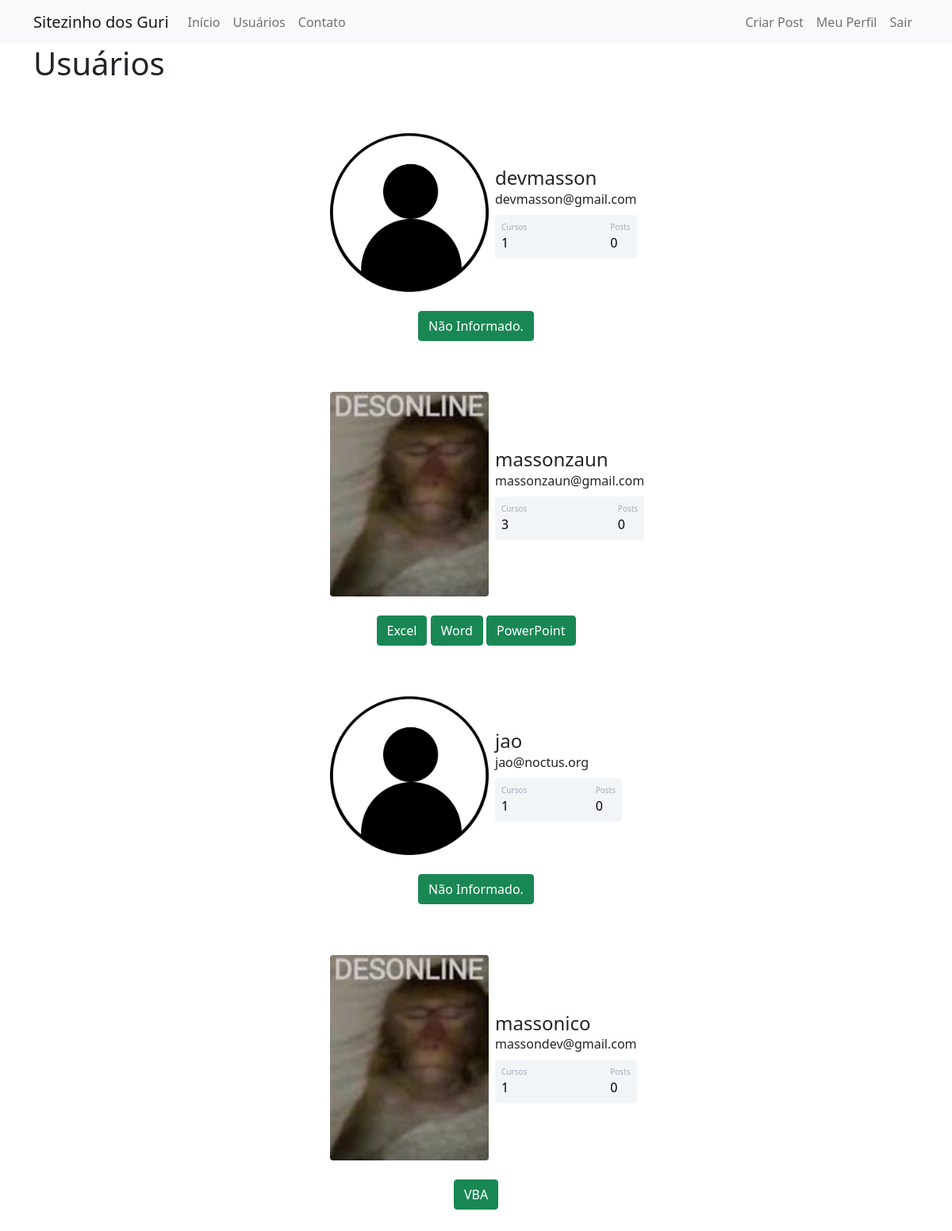
Screenshot of /usuarios (signed in) with the database file from the repository.
### sitedosguri/models.py (models this page shows)
class User(database.Model, UserMixin):
    id = database.Column(database.Integer, primary_key=True)
    username = database.Column(database.String(20), unique=True, nullable=False)
    email = database.Column(database.String(120), unique=True, nullable=False)
    image_file = database.Column(database.String(20), nullable=False, default='default.jpg')
    password = database.Column(database.String(60), nullable=False)
    cursos = database.Column(database.String, nullable=False, default='Não Informado.')
    posts = database.relationship('Post', backref='author', lazy=True)

### sitedosguri/routes.py (the view)
@client.route('/usuarios')
@login_required
def usuarios():
    user_list = User.query.all()
    return render_template('usuarios.html', user_list=user_list)

### sitedosguri/models.py (called while the page is built)
@login_manager.user_loader
def load_user(id_usuario):
    return User.query.get(int(id_usuario))

### sitedosguri/templates/usuarios.html (shortened to what this page needs)
{% extends 'base.html' %}
{% block body %}
        <div class="container">
            <h1>Usuários</h1>
            {% for User in user_list %}
            <div class="container mt-5 d-flex justify-content-center">
                <div class="card p-3">
                    <div class="d-flex align-items-center">
                        <div class="image pe-2"> <img src="{{ url_for('static', filename='profile_photos/{}'.format(User.image_file)) }}" class="rounded" width="200"> </div>
                        <div class="ml-3 w-100">
                            <h4 class="mb-0 mt-0">{{ User.username }}</h4> <span>{{ User.email }}</span>
                            <div class="p-2 mt-2 bg-primary d-flex justify-content-between rounded text-white stats">
                                {% if 'Não Informado.' in current_user.cursos or current_user.cursos == '' %}
                                  <div class="d-flex flex-column"> <span class="articles">Cursos</span> <span class="number1">0</span> </div>
                                {% else %}
                                    <div class="d-flex flex-column"> <span class="articles">Cursos</span> <span class="number1">{{ User.cursos.count(';') + 1 }}</span> </div>
                                {% endif %}
                                <div class="d-flex flex-column"> <span class="rating">Posts</span> <span class="number3">0</span> </div>
                            </div>
                            </div>
                        </div>
                    </div>
                </div>
            </div>
            <div class="row justify-content-center">
                <div class="col col-4" style="text-align: center">
                {% if 'Não Informado' in current_user.cursos or current_user.cursos == '' %}
                    <strong></strong><br>
                {% else %}
                    {% for curso in User.cursos.split(';') %}
                        <button type="button" class="btn btn-success mt-2">{{ curso }}</button>
                    {% endfor %}
                {% endif %}
                </div>
            </div>
            {% endfor %}
{% endblock %}

### sitedosguri/templates/base.html (shortened to what this page needs)
<!DOCTYPE html>
<html lang="pt-br">
<head>
    <link href="https://cdn.jsdelivr.net/npm/bootstrap@5.0.0-beta1/dist/css/bootstrap.min.css" rel="stylesheet">
    <link rel="stylesheet" type="text/css" href="{{ url_for('static', filename='style.css') }}">
</head>
<body>
    {% include 'navbar.html' %}
    {% block body %}
    {% endblock %}
</body>
</html>

### sitedosguri/templates/navbar.html (shortened to what this page needs)
<nav class="navbar navbar-expand-lg navbar-light bg-light">
  <div class="container-fluid container">
    <a class="navbar-brand" href="{{ url_for('home') }}">Sitezinho dos Guri</a>
    <div class="collapse navbar-collapse" id="navbarSupportedContent">
      <ul class="navbar-nav me-auto mb-2 mb-lg-0">
        <li class="nav-item">
          <a class="nav-link" aria-current="page" href="{{ url_for('home') }}">Início</a>
        </li>
        <li class="nav-item">
          <a class="nav-link" href="{{ url_for('usuarios') }}">Usuários</a>
        </li>
        <li class="nav-item">
          <a class="nav-link" href="{{ url_for('contato') }}">Contato</a>
        </li>
      </ul>
      <ul class="d-flex navbar-nav">
        {% if current_user.is_authenticated %}
        <li class="nav-item">
          <a class="nav-link" href="{{ url_for('criar_post_post') }}">Criar Post</a>
        </li>
        <li class="nav-item">
          <a class="nav-link" href="{{ url_for('perfil') }}">Meu Perfil</a>
        </li>
        <li class="nav-item">
          <a class="nav-link" href="{{ url_for('logout') }}">Sair</a>
        </li>
        {% endif %}
      </ul>
    </div>
  </div>
</nav>

### sitedosguri/static/style.css (style rules this page uses)
.card { width: 400px; border: none; border-radius: 10px; background-color: #fff; }
.stats { background: #f2f5f8 !important; color: #000 !important; }
.articles { font-size:10px; color: #a1aab9; }
.number1 { font-weight:500; }
.rating { font-size:10px; color: #a1aab9; }
.number3 { font-weight:500; }

### rows the page displays
User: image_file (placeholder picture), username "devmasson", email "devmasson@gmail.com", cursos "1", cursos "Não Informado."
User: image_file (picture), username "massonzaun", email "massonzaun@gmail.com", cursos "3", curso "Excel" "Word" "PowerPoint"
User: image_file (placeholder picture), username "jao", email "jao@noctus.org", cursos "1", cursos "Não Informado."
User: image_file (picture), username "massonico", email "massondev@gmail.com", cursos "1", cursos "VBA"
